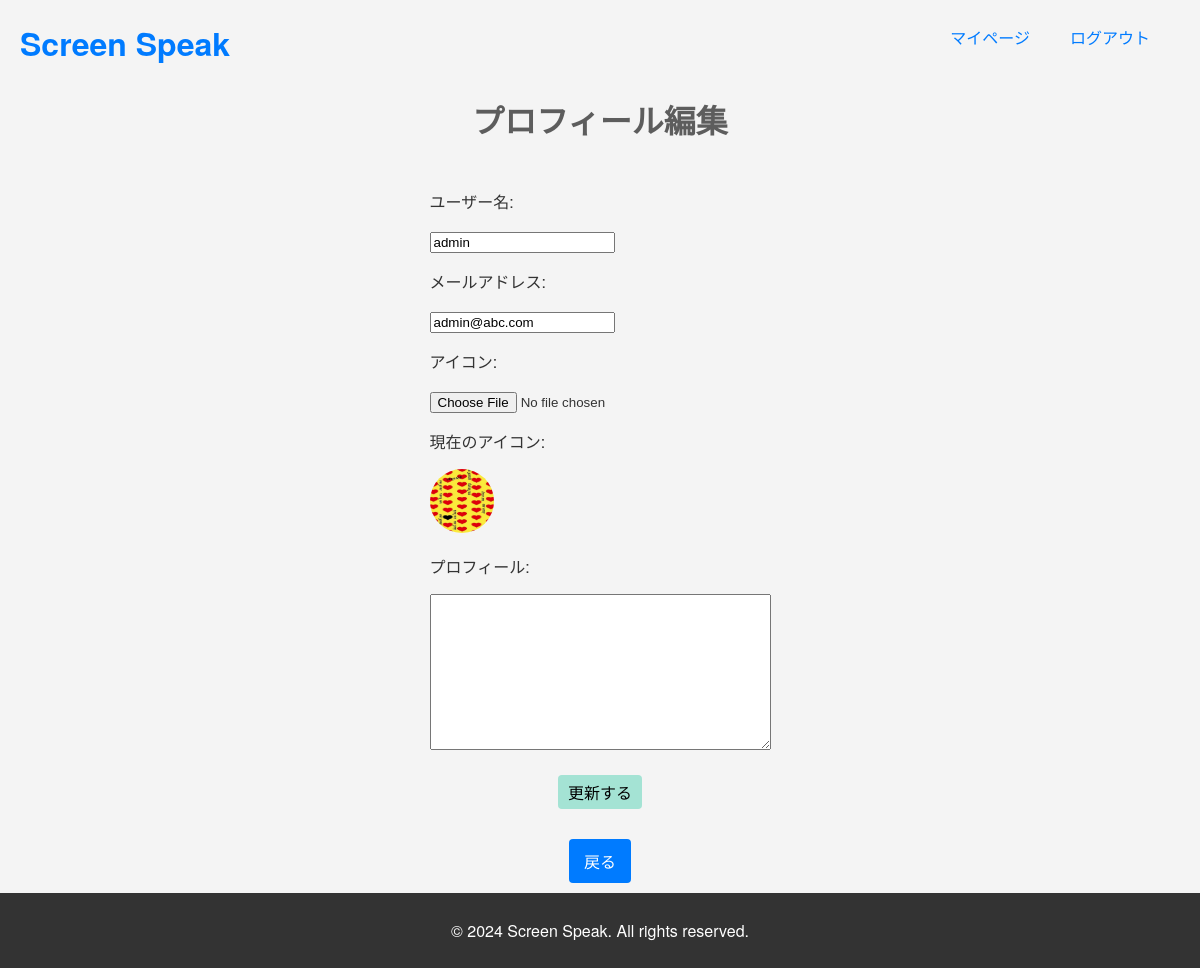
/edit_profile/ (signed in), run on an earlier commit of the app's database.
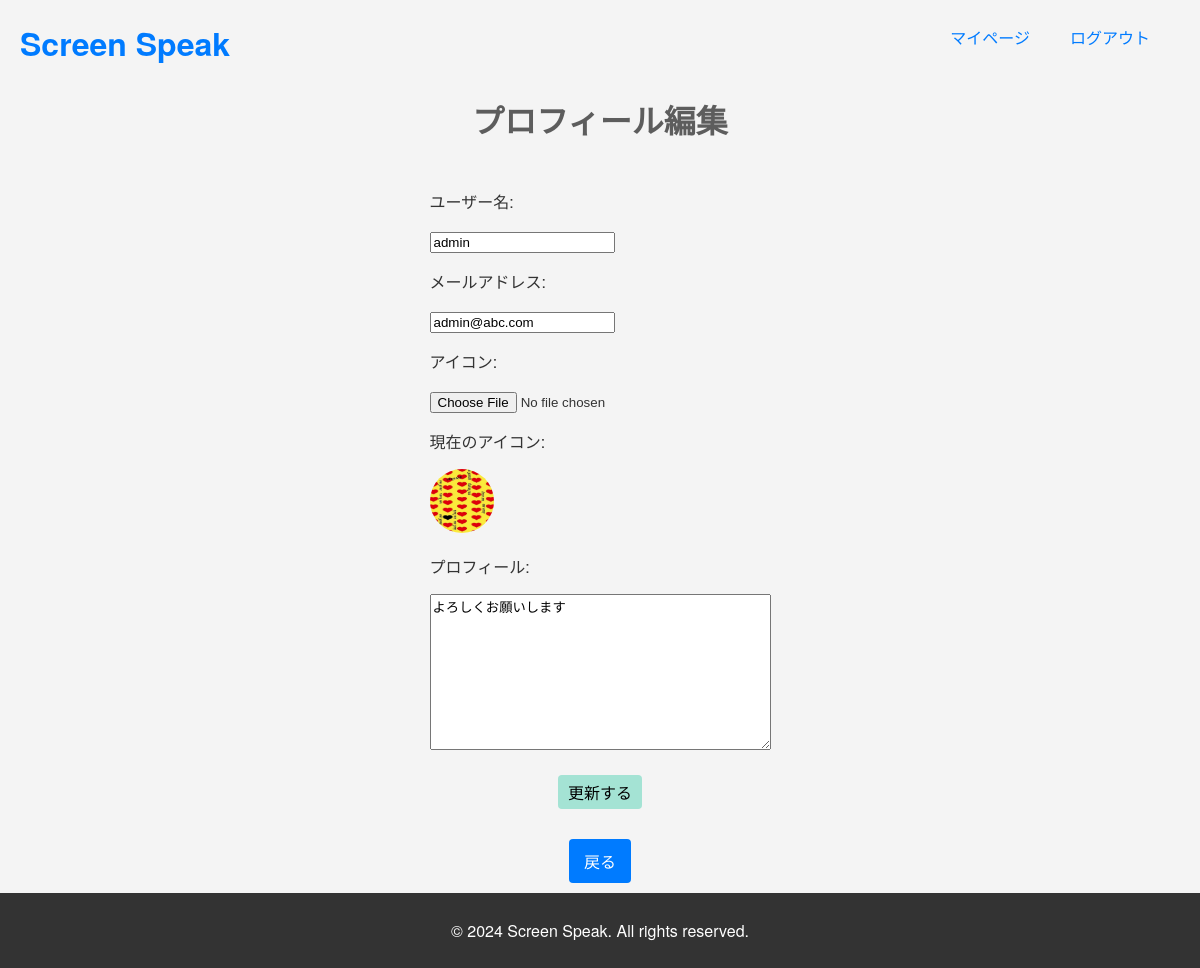
And on a later commit of the database.
### flick_seeker/models.py (models this page shows, shortened)
class User(AbstractUser):
    username = models.CharField(_('username'), max_length=150, unique=True, null=False)  # ユーザー名フィールド
    email = models.EmailField(_('email address'), unique=True)  # emailアドレスフィールド
    profile_image = models.ImageField(upload_to='profile_images/', null=True, blank=True, default='profile_images/default-thumbnail.png')  # プロフィール画像フィールド
    bio = models.TextField(_("Bio"), blank=True, null=True)  # 自己紹介文のフィールド
    created_at = models.DateTimeField(auto_now_add=True, verbose_name=_('Created at'))
    updated_at = models.DateTimeField(auto_now=True, verbose_name=_('Updated at'))
    USERNAME_FIELD = 'email'  # ユーザー名としてemailを使用
    REQUIRED_FIELDS = ['username']  # 必須フィールドを設定
    objects = CustomUserManager()  # カスタムユーザーマネージャを使用

### flick_seeker/views.py (the view)
# urls.py: path('edit_profile/', edit_profile, name='edit_profile'),
@login_required
def edit_profile(request):
    if request.method == 'POST':
        form = CustomUserChangeForm(request.POST, request.FILES, instance=request.user)
        if form.is_valid():
            form.save()
            return redirect('flick_seeker:mypage')
    else:
        form = CustomUserChangeForm(instance=request.user)
    return render(request, 'edit_profile.html', {'form': form})

### flick_seeker/forms.py
class CustomUserChangeForm(UserChangeForm):
    password = None  # パスワードフィールドをフォームから除外
    class Meta:
        model = User
        fields = ('username', 'email', 'profile_image', 'bio')  # 編集可能なフィールド
        widgets = {
            'profile_image': forms.FileInput(),
        }

### flick_seeker/templates/edit_profile.html (shortened to what this page needs)
{% extends 'base.html' %}
{% block content %}
  <h1>プロフィール編集</h1>
  <div class="content-wrapper">
    <form method="post" enctype="multipart/form-data">
      <p>ユーザー名:</p>
      {{ form.username }}
      <p>メールアドレス:</p>
      {{ form.email }}
      <p>アイコン:</p>
      {{ form.profile_image }}
      {% if user.profile_image %}
          <p>現在のアイコン:</p>
          <img src="{{ user.profile_image.url }}" alt="Profile Image" style="width: 64px; height: 64px; border-radius: 50%;">
      {% else %}
          <p>プロフィール画像は登録されていません。</p>
      {% endif %}
      <p>プロフィール:</p>
      {{ form.bio }}
      <div class="edit-profile-submit">
        <button type="submit">更新する</button>
      </div>
    </form>
  </div>
  <a href="{% url 'flick_seeker:mypage' %}" class="button back-button">戻る</a>
{% endblock %}

What changed in the data, as far as the page shows it:
changed User "admin": bio (not shown) → "よろしくお願いします"
